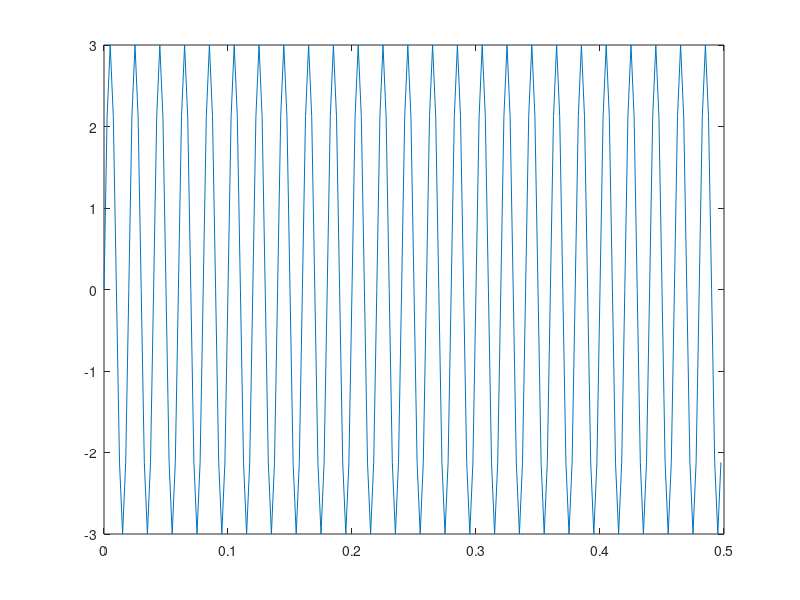

This figure's MATLAB source:
%% x(t) = 3V*sin(2*pi*50*t)
% fs = 400Hz

close all, clear all, clc;

fs = 400;
dt = 1/fs;
n = 0:dt:199*dt;

x = 3*sin(2*pi*50*n);
x = 3*sin(2*pi*50*n);

plot(n, x)

save('signal1.mat', 'x', 'fs')
clear all